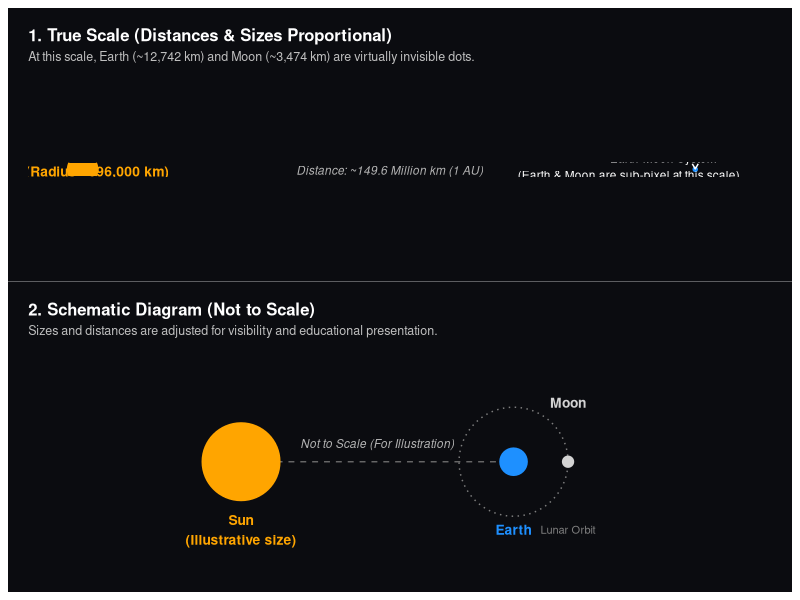
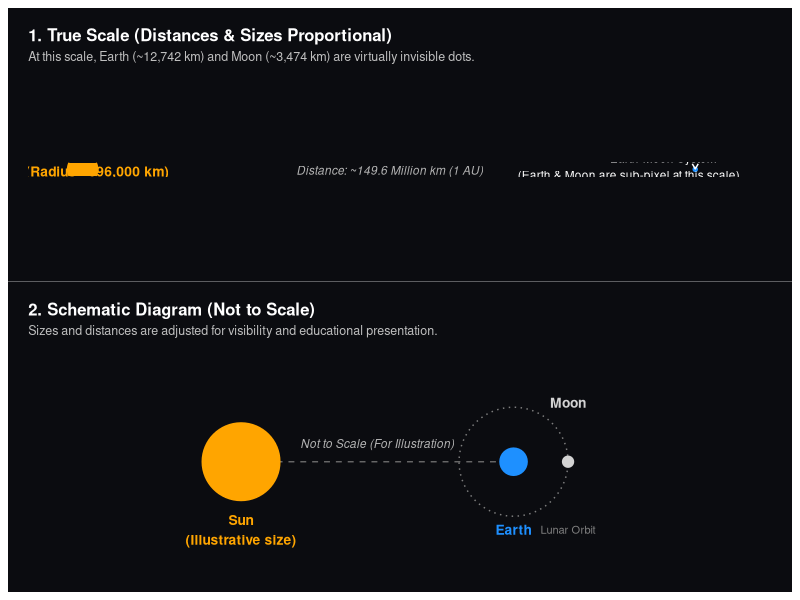

The R source for these figures, in order:
library(ggplot2)
library(patchwork)

# -------------------------------------------------------------
# 1. 真实比例示意图 (To Scale)
# -------------------------------------------------------------
# 单位统一换算为百万公里 (Million km / M km)
# 太阳直径: ~1.39 M km (半径 r = 0.695)
# 地日距离: ~149.6 M km
# 地球直径: ~0.0127 M km (半径 r = 0.00637)
# 地月距离: ~0.384 M km
# 月球直径: ~0.00347 M km (半径 r = 0.00174)

scale_data <- data.frame(
  body = c("Sun", "Earth", "Moon"),
  x = c(0, 149.6, 149.6 + 0.384),
  y = c(0, 0, 0),
  radius_mkm = c(0.695, 0.00637, 0.00174),
  color = c("#FFA500", "#1E90FF", "#D3D3D3")
)

p_scale <- ggplot() +
  # 绘制太阳 (真实比例半径 ~0.7 M km)
  annotate("point", x = 0, y = 0, size = 10, color = "#FFA500") +
  # 绘制地月系统位置 (在当前尺度下极小，用标记线辅助识别)
  annotate("point", x = 149.6, y = 0, size = 1.2, color = "#1E90FF") +
  annotate("segment", x = 149.6, xend = 149.6, y = 0.5, yend = 0.1,
           arrow = arrow(length = unit(0.15, "cm")), color = "white") +
  # 英文注释
  annotate("text", x = 0, y = -0.5, label = "Sun (Radius ~696,000 km)", 
           color = "#FFA500", size = 3.5, fontface = "bold") +
  annotate("text", x = 149.6, y = 0.7, 
           label = "Earth-Moon System\n(Earth & Moon are sub-pixel at this scale)", 
           color = "white", size = 3, hjust = 0.8) +
  annotate("text", x = 75, y = -0.2, 
           label = "Distance: ~149.6 Million km (1 AU)", 
           color = "gray70", size = 3, fontface = "italic") +
  coord_fixed(ratio = 1, xlim = c(-5, 160), ylim = c(-1.5, 1.5)) +
  labs(
    title = "1. True Scale (Distances & Sizes Proportional)",
    subtitle = "At this scale, Earth (~12,742 km) and Moon (~3,474 km) are virtually invisible dots."
  ) +
  theme_void() +
  theme(
    plot.background = element_rect(fill = "#0B0C10", color = NA),
    plot.title = element_text(color = "white", size = 12, face = "bold", margin = margin(b = 4)),
    plot.subtitle = element_text(color = "gray75", size = 9, margin = margin(b = 10)),
    plot.margin = margin(15, 15, 15, 15)
  )

# -------------------------------------------------------------
# 2. 示意展示图 (Not to Scale / Schematic)
# -------------------------------------------------------------
p_schematic <- ggplot() +
  # 轨道线示意
  annotate("segment", x = 2, xend = 8, y = 0, yend = 0, 
           linetype = "dashed", color = "gray40") +
  annotate("path", 
           x = 8 + 1.2 * cos(seq(0, 2*pi, length.out = 100)),
           y = 0 + 1.2 * sin(seq(0, 2*pi, length.out = 100)),
           linetype = "dotted", color = "gray50") +
  # 天体绘制 (非真实比例放大)
  annotate("point", x = 2, y = 0, size = 26, color = "#FFA500") +       # Sun
  annotate("point", x = 8, y = 0, size = 9, color = "#1E90FF") +        # Earth
  annotate("point", x = 9.2, y = 0, size = 3.5, color = "#D3D3D3") +    # Moon
  # 英文注释
  annotate("text", x = 2, y = -1.5, label = "Sun\n(Illustrative size)", 
           color = "#FFA500", size = 3.5, fontface = "bold") +
  annotate("text", x = 8, y = -1.5, label = "Earth", 
           color = "#1E90FF", size = 3.5, fontface = "bold") +
  annotate("text", x = 9.2, y = 1.3, label = "Moon", 
           color = "#D3D3D3", size = 3.5, fontface = "bold") +
  annotate("text", x = 5, y = 0.4, label = "Not to Scale (For Illustration)", 
           color = "gray70", size = 3, fontface = "italic") +
  annotate("text", x = 9.2, y = -1.5, label = "Lunar Orbit", 
           color = "gray50", size = 2.8) +
  coord_fixed(ratio = 1, xlim = c(0, 11), ylim = c(-2.2, 2.2)) +
  labs(
    title = "2. Schematic Diagram (Not to Scale)",
    subtitle = "Sizes and distances are adjusted for visibility and educational presentation."
  ) +
  theme_void() +
  theme(
    plot.background = element_rect(fill = "#0B0C10", color = NA),
    plot.title = element_text(color = "white", size = 12, face = "bold", margin = margin(b = 4)),
    plot.subtitle = element_text(color = "gray75", size = 9, margin = margin(b = 10)),
    plot.margin = margin(15, 15, 15, 15)
  )

# -------------------------------------------------------------
# 3. 组合并输出图表
# -------------------------------------------------------------
final_plot <- p_scale / p_schematic +
  plot_layout(heights = c(1, 1.2))

# 显示图表
print(final_plot)

# 保存为高清图片
ggsave("../Figures/sun_earth_moon_comparison.png", final_plot, width = 10, height = 7, dpi = 300)
